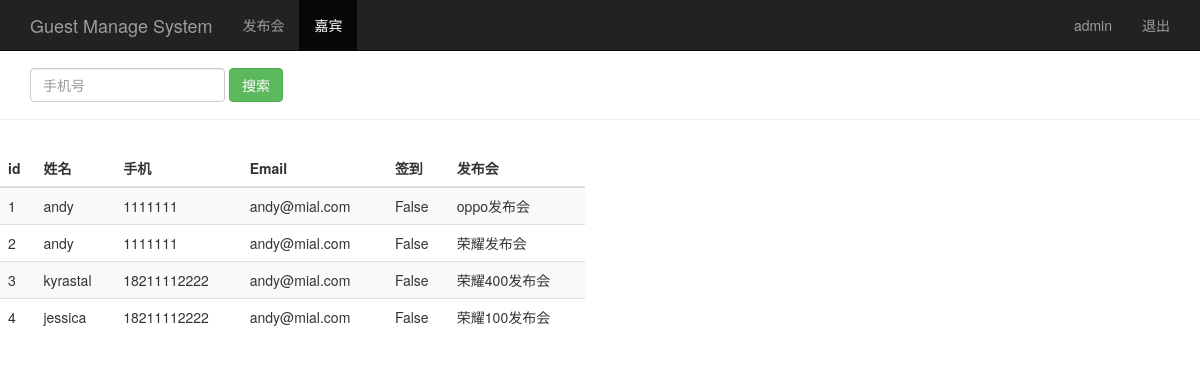
The page /guest_manage/ (signed in) on the database its author committed.
### sign/models.py (models this page shows, shortened)
class Guest(models.Model):
    event = models.ForeignKey(Event)            # 外键  关联发布会id
    realname = models.CharField(max_length=64)      # 姓名
    phone = models.CharField(max_length=16)     # 手机号
    email = models.EmailField()
    sign = models.BooleanField()              # 签到状态
    create_time=models.DateTimeField(auto_now=True)  # 创建时间（自动获取当前时间,修改model对象时，
    class Meta:
        unique_together = ("event", "phone")   # unique_together这个选项用于：当你需要通过两个字段

class Event(models.Model):
    name = models.CharField(max_length=100)   # 发布会名称
    limit = models.IntegerField()     # 参加人数
    status = models.BooleanField()   # 状态
    address = models.CharField(max_length=200)    # 地址
    start_time = models.DateTimeField("event time")   # 发布会时间
    create_time = models.DateTimeField(auto_now=True)   # 创建时间（自动获取当前时间,修改model对象时，
    def __str__(self):
        return self.name

### sign/views.py (the view)
# urls.py: url(r'^guest_manage/$', views.guest_manage),
@login_required
def guest_manage(request):
    username = request.session.get("user", "")
    guest_list = Guest.objects.all()
    return render(request, "guest_manage.html", {"user": username, "guests": guest_list})

### sign/templates/guest_manage.html (shortened to what this page needs)
<!DOCTYPE html>
<html lang="en">
<head>
    {% load bootstrap3%}
    {% bootstrap_css%}
</head>
<body>
    <nav class="navbar navbar-inverse navbar-fixed-top">
        <div class="container">
            <div class="navbar-header">
                <a class="navbar-brand" href="/guest_manage/">Guest Manage System</a>
            </div>
            <div id="navbar" class="collapse navbar-collapse">
                <ul class="nav navbar-nav">
                    <li><a href="/event_manage/">发布会</a></li>
                    <li class="active"><a href="#about">嘉宾</a></li>
                </ul>
                <ul class="nav navbar-nav navbar-right">
                    <li><a href="#">{{user}}</a></li>
                    <li><a href="/logout/">退出</a></li>
                </ul>
            </div>
        </div>
    </nav>
    <div class="page-header" style="padding-top:20px">
        <div id="navbar2" class="navbar-collapse collapse">
            <form class="navbar-form" method="get" action="/search_phone/">
                <div class="form-group">
                    <input name="phone" type="text" placeholder="手机号" class="form-control">
                </div>
                <button type="submit" class="btn btn-success">搜索</button>
            </form>
        </div>
    </div>
    <div class="row" style="padding-top:10px">
        <div class="col-md-6">
            <table class="table table-striped">
                <thead>
                <tr>
                    <th>id</th>
                    <th>姓名</th>
                    <th>手机</th>
                    <th>Email</th>
                    <th>签到</th>
                    <th>发布会</th>
                </tr>
                </thead>
                <tbody>
                  {% for guest in guests %}
                    <tr>
                        <td>{{ guest.id }}</td>
                        <td>{{ guest.realname }}</td>
                        <td>{{ guest.phone }}</td>
                        <td>{{ guest.email }}</td>
                        <td>{{ guest.sign }}</td>
                        <td>{{ guest.event }}</td>
                    </tr>
                  {% endfor %}
                </tbody>
            </table>
        </div>
    </div>
</body>
</html>

### rows shown on the page
Guest: id "1", realname "andy", phone "1111111", email "andy@mial.com", sign "False", event "oppo发布会"
Guest: id "2", realname "andy", phone "1111111", email "andy@mial.com", sign "False", event "荣耀发布会"
Guest: id "3", realname "kyrastal", phone "18211112222", email "andy@mial.com", sign "False", event "荣耀400发布会"
Guest: id "4", realname "jessica", phone "18211112222", email "andy@mial.com", sign "False", event "荣耀100发布会"

### other values the page prints
{{ user }} "admin"
